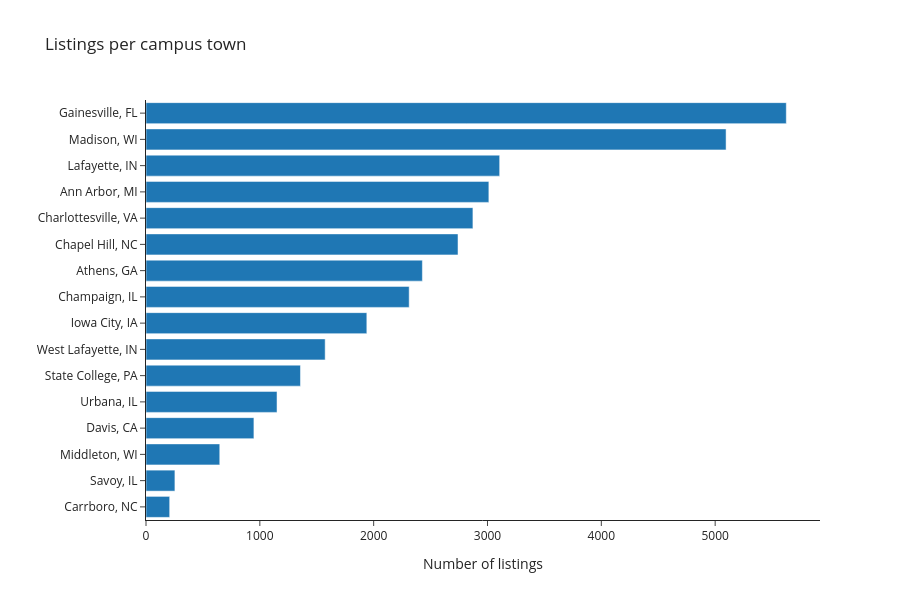

The notebook cell saved with this chart:
### Markdown cell above
Listings by city. We use a horizontal bar chart so all sixteen names are readable.

### Code cell
fig = px.bar(
    market_counts.sort_values("listings"),
    x="listings",
    y="market",
    orientation="h",
    title="Listings per campus town",
    labels={"listings": "Number of listings", "market": ""},
    height=600,
)
fig.show()

### Figure 1 — Plotly figure (JSON) as saved in the notebook; plotly's stock layout.template omitted (floating-point values rounded to 4 significant figures)
{"data": [{"hovertemplate": "Number of listings=%{x}<br>=%{y}<extra></extra>", "legendgroup": "", "marker": {"color": "#1F77B4", "pattern": {"shape": ""}}, "name": "", "orientation": "h", "showlegend": false, "textposition": "auto", "type": "bar", "x": [208, 254, 648, 948, 1151, 1357, 1574, 1940, 2312, 2428, 2741, 2872, 3012, 3107, 5096, 5625], "xaxis": "x", "y": ["Carrboro, NC", "Savoy, IL", "Middleton, WI", "Davis, CA", "Urbana, IL", "State College, PA", "West Lafayette, IN", "Iowa City, IA", "Champaign, IL", "Athens, GA", "Chapel Hill, NC", "Charlottesville, VA", "Ann Arbor, MI", "Lafayette, IN", "Madison, WI", "Gainesville, FL"], "yaxis": "y"}], "layout": {"barmode": "relative", "height": 600, "legend": {"tracegroupgap": 0}, "title": {"text": "Listings per campus town"}, "xaxis": {"anchor": "y", "domain": [0.0, 1.0], "title": {"text": "Number of listings"}}, "yaxis": {"anchor": "x", "domain": [0.0, 1.0], "title": {"text": ""}}}}
